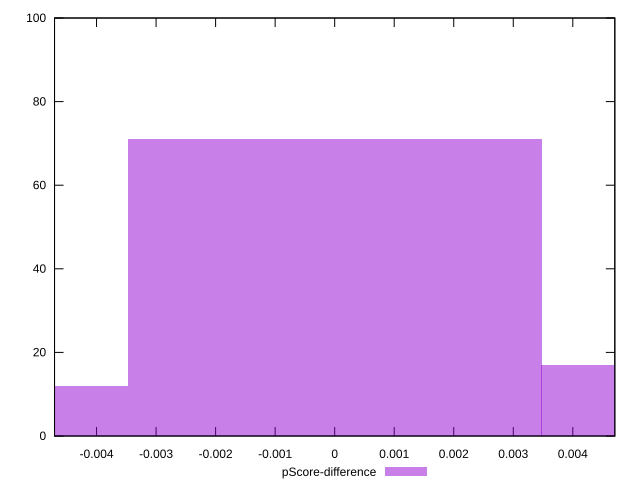

Source code (gnuplot):
reset

$pScoreDifference <<EOF
0 71
0.006948521445376898 17
-0.006948521445376898 12
EOF

set key outside below
set boxwidth 0.006948521445376898
set xrange [-0.004705882352941171:0.004705882352941171]
set yrange [0:100]
set trange [0:100]
set style fill transparent solid 0.5 noborder
set terminal svg size 640, 490 enhanced background rgb 'white'
set output "report_00014_2021-02-09T15:56:05.503Z/uses-http2/samples/pages+cached+noadtech+nomedia+nocss/pScore-difference/histogram.svg"

plot $pScoreDifference title "pScore-difference" with boxes

reset
